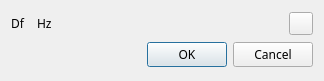
<?xml version="1.0" encoding="UTF-8"?>
<ui version="4.0">
 <class>TransverterDialog</class>
 <widget class="QDialog" name="TransverterDialog">
  <property name="geometry">
   <rect>
    <x>0</x>
    <y>0</y>
    <width>324</width>
    <height>81</height>
   </rect>
  </property>
  <property name="font">
   <font>
    <family>Sans Serif</family>
    <pointsize>9</pointsize>
   </font>
  </property>
  <property name="windowTitle">
   <string>Delta Frequency</string>
  </property>
  <layout class="QVBoxLayout" name="verticalLayout">
   <item>
    <layout class="QVBoxLayout" name="TransverterLayout">
     <item>
      <layout class="QHBoxLayout" name="DeltaFrequencyLayout">
       <item>
        <widget class="QLabel" name="deltaFrequencyLabel">
         <property name="text">
          <string>Df</string>
         </property>
        </widget>
       </item>
       <item>
        <widget class="ValueDialZ" name="deltaFrequency" native="true">
         <property name="sizePolicy">
          <sizepolicy hsizetype="Maximum" vsizetype="Maximum">
           <horstretch>0</horstretch>
           <verstretch>0</verstretch>
          </sizepolicy>
         </property>
         <property name="maximumSize">
          <size>
           <width>32</width>
           <height>16</height>
          </size>
         </property>
         <property name="font">
          <font>
           <family>DejaVu Sans Mono</family>
           <pointsize>12</pointsize>
          </font>
         </property>
         <property name="cursor">
          <cursorShape>PointingHandCursor</cursorShape>
         </property>
         <property name="focusPolicy">
          <enum>Qt::StrongFocus</enum>
         </property>
         <property name="toolTip">
          <string>Transverter delta frequency (Hz)</string>
         </property>
        </widget>
       </item>
       <item>
        <widget class="QLabel" name="deltaFrequencyUnits">
         <property name="text">
          <string>Hz</string>
         </property>
        </widget>
       </item>
       <item>
        <spacer name="horizontalSpacer">
         <property name="orientation">
          <enum>Qt::Horizontal</enum>
         </property>
         <property name="sizeHint" stdset="0">
          <size>
           <width>40</width>
           <height>20</height>
          </size>
         </property>
        </spacer>
       </item>
       <item>
        <widget class="ButtonSwitch" name="deltaFrequencyActive">
         <property name="toolTip">
          <string>Enable or disable frequency translation</string>
         </property>
         <property name="text">
          <string/>
         </property>
         <property name="icon">
          <iconset resource="../resources/res.qrc">
           <normaloff>:/checkmark.png</normaloff>:/checkmark.png</iconset>
         </property>
        </widget>
       </item>
      </layout>
     </item>
    </layout>
   </item>
   <item>
    <widget class="QDialogButtonBox" name="buttonBox">
     <property name="orientation">
      <enum>Qt::Horizontal</enum>
     </property>
     <property name="standardButtons">
      <set>QDialogButtonBox::Cancel|QDialogButtonBox::Ok</set>
     </property>
    </widget>
   </item>
  </layout>
 </widget>
 <customwidgets>
  <customwidget>
   <class>ValueDialZ</class>
   <extends>QWidget</extends>
   <header>gui/valuedialz.h</header>
   <container>1</container>
  </customwidget>
  <customwidget>
   <class>ButtonSwitch</class>
   <extends>QToolButton</extends>
   <header>gui/buttonswitch.h</header>
  </customwidget>
 </customwidgets>
 <tabstops>
  <tabstop>buttonBox</tabstop>
 </tabstops>
 <resources>
  <include location="../resources/res.qrc"/>
 </resources>
 <connections>
  <connection>
   <sender>buttonBox</sender>
   <signal>accepted()</signal>
   <receiver>TransverterDialog</receiver>
   <slot>accept()</slot>
   <hints>
    <hint type="sourcelabel">
     <x>257</x>
     <y>194</y>
    </hint>
    <hint type="destinationlabel">
     <x>157</x>
     <y>203</y>
    </hint>
   </hints>
  </connection>
  <connection>
   <sender>buttonBox</sender>
   <signal>rejected()</signal>
   <receiver>TransverterDialog</receiver>
   <slot>reject()</slot>
   <hints>
    <hint type="sourcelabel">
     <x>314</x>
     <y>194</y>
    </hint>
    <hint type="destinationlabel">
     <x>286</x>
     <y>203</y>
    </hint>
   </hints>
  </connection>
 </connections>
</ui>
